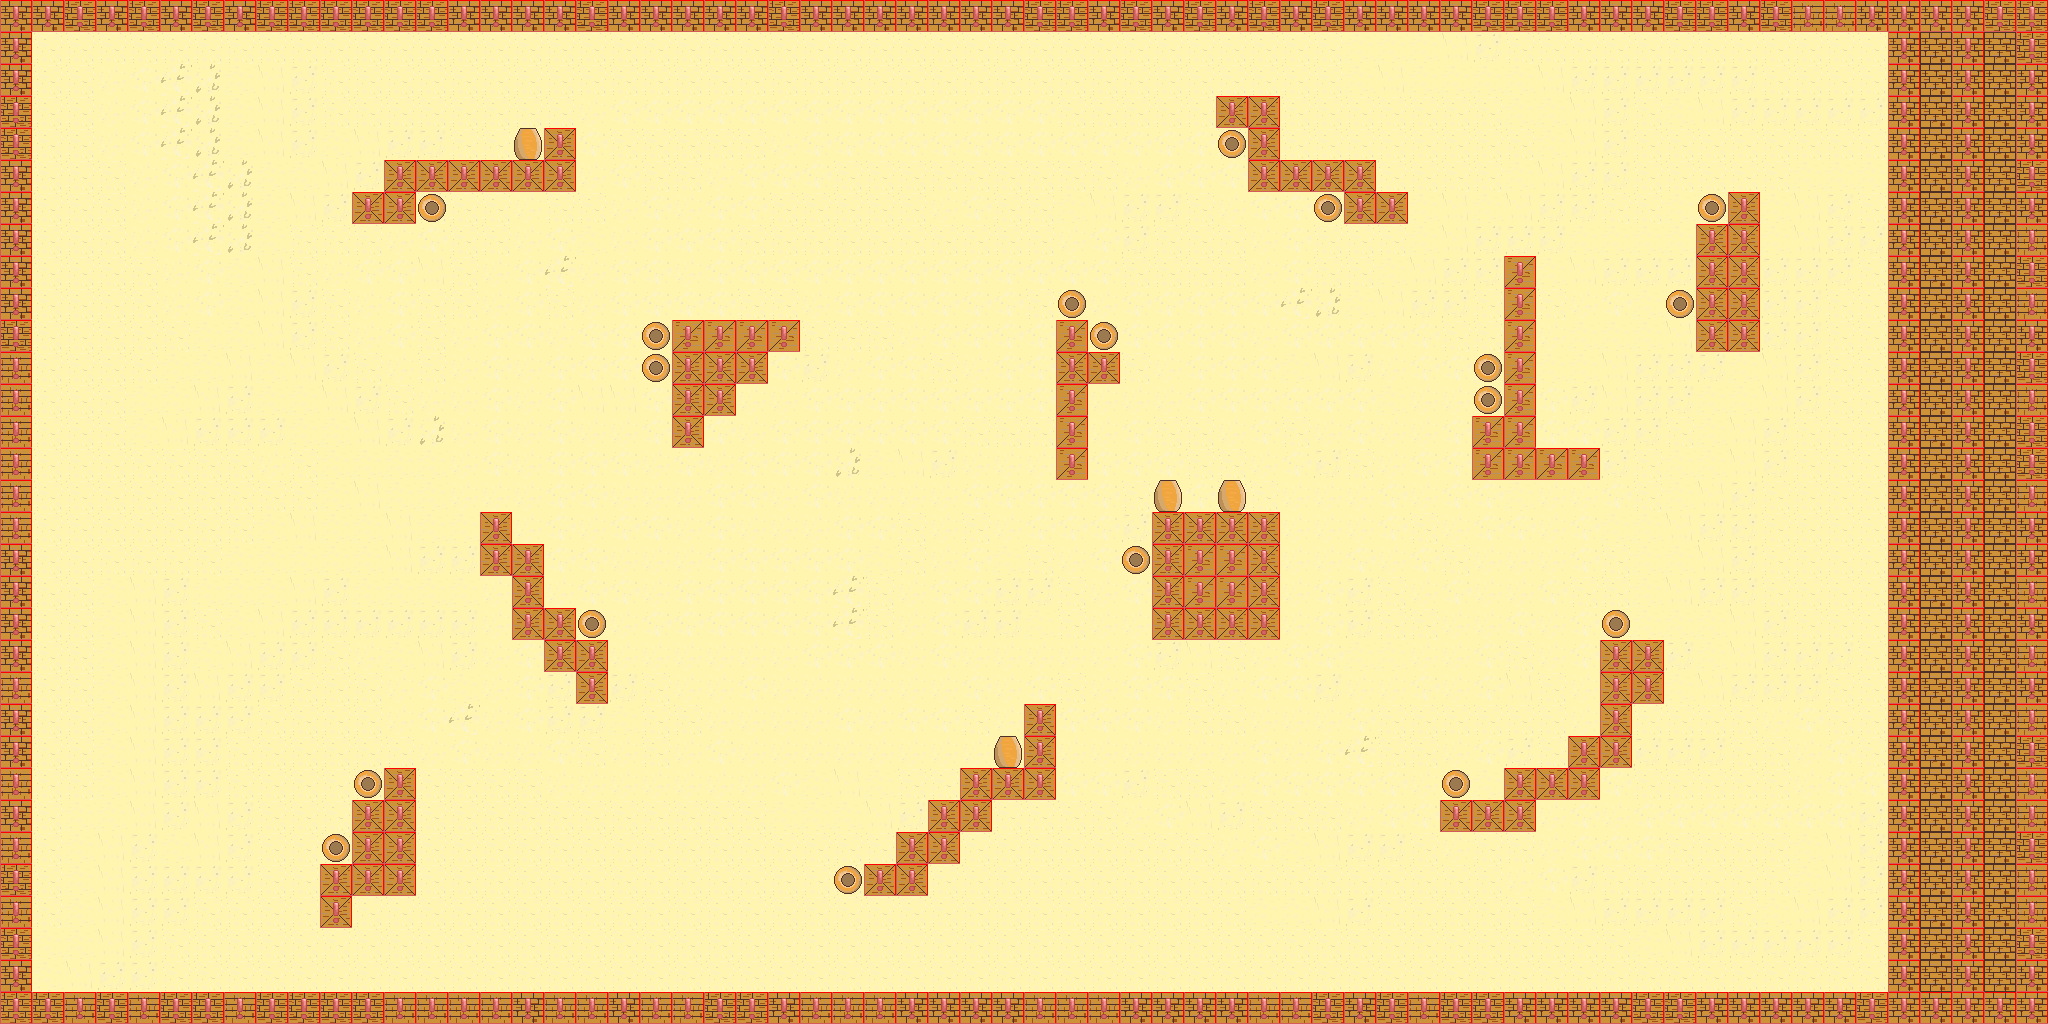

The image is a tile-based game level rendered from a .tmx file. Its description and source (layers, tilesets, objects; grid data summarised) follow:
An orthogonal 64x32 tile map with 32x32 px tiles, 5 tile layers (sand, walls, box, borrows, ...) and 95 objects.

<map version="1.10" tiledversion="1.11.2" orientation="orthogonal" renderorder="right-down" width="64" height="32" tilewidth="32" tileheight="32" infinite="0" nextlayerid="8" nextobjectid="97">
 <editorsettings>
  <export format="json" />
 </editorsettings>
 <tileset firstgid="1" source="basic_joe_tiles.tsx" />
 <layer id="3" name="sand" width="64" height="32">
  <data>[2048 cells, 1860 non-empty, 8 distinct tile ids]</data>
 </layer>
 <layer id="1" name="walls" width="64" height="32">
  <data>[2048 cells, 308 non-empty, 3 distinct tile ids]</data>
 </layer>
 <layer id="4" name="box" width="64" height="32">
  <data>[2048 cells, 112 non-empty, 2 distinct tile ids]</data>
 </layer>
 <layer id="5" name="borrows" width="64" height="32">
  <data>[2048 cells, 22 non-empty, 2 distinct tile ids]</data>
 </layer>
 <objectgroup id="7" name="grass">
  <object id="1" gid="54" x="1024" y="492" width="32" height="32" />
  <object id="2" gid="54" x="1018.67" y="440" width="32" height="32" />
  <object id="3" gid="54" x="966.667" y="373.333" width="32" height="32" />
  <object id="4" gid="54" x="860" y="318.667" width="32" height="32" />
  <object id="5" gid="54" x="826.667" y="528" width="32" height="32" />
  <object id="6" gid="54" x="708" y="661.333" width="32" height="32" />
  <object id="7" gid="54" x="628" y="872" width="32" height="32" />
  <object id="8" gid="54" x="442.667" y="842.667" width="32" height="32" />
  <object id="9" gid="54" x="438.667" y="694.667" width="32" height="32" />
  <object id="10" gid="54" x="353.333" y="493.333" width="32" height="32" />
  <object id="11" gid="54" x="486.667" y="381.333" width="32" height="32" />
  <object id="12" gid="54" x="630.667" y="570.667" width="32" height="32" />
  <object id="13" gid="54" x="789.333" y="548" width="32" height="32" />
  <object id="14" gid="54" x="880" y="686.667" width="32" height="32" />
  <object id="15" gid="54" x="1038.67" y="621.333" width="32" height="32" />
  <object id="16" gid="54" x="1192" y="729.333" width="32" height="32" />
  <object id="17" gid="54" x="1312" y="825.333" width="32" height="32" />
  <object id="18" gid="54" x="1313.33" y="937.333" width="32" height="32" />
  <object id="19" gid="54" x="1440" y="686.667" width="32" height="32" />
  <object id="20" gid="54" x="1370.67" y="610.667" width="32" height="32" />
  <object id="21" gid="54" x="1388" y="424" width="32" height="32" />
  <object id="22" gid="54" x="1445.33" y="336" width="32" height="32" />
  <object id="23" gid="54" x="1308" y="330.667" width="32" height="32" />
  <object id="24" gid="54" x="1248" y="417.333" width="32" height="32" />
  <object id="25" gid="54" x="1314.67" y="528" width="32" height="32" />
  <object id="26" gid="54" x="1192" y="406.667" width="32" height="32" />
  <object id="27" gid="54" x="1146.67" y="282.667" width="32" height="32" />
  <object id="28" gid="54" x="1085.33" y="200" width="32" height="32" />
  <object id="29" gid="54" x="898.667" y="148" width="32" height="32" />
  <object id="30" gid="54" x="844" y="194.667" width="32" height="32" />
  <object id="31" gid="54" x="746.667" y="237.333" width="32" height="32" />
  <object id="32" gid="54" x="629.333" y="193.333" width="32" height="32" />
  <object id="33" gid="54" x="566.667" y="281.333" width="32" height="32" />
  <object id="34" gid="53" x="1374.67" y="885.333" width="32" height="32" />
  <object id="35" gid="53" x="1294.67" y="849.333" width="32" height="32" />
  <object id="36" gid="53" x="1213.33" y="865.333" width="32" height="32" />
  <object id="37" gid="53" x="1257.33" y="766.667" width="32" height="32" />
  <object id="38" gid="53" x="1240" y="724" width="32" height="32" />
  <object id="39" gid="53" x="1173.33" y="749.333" width="32" height="32" />
  <object id="40" gid="53" x="1125.33" y="692" width="32" height="32" />
  <object id="41" gid="53" x="1073.33" y="644" width="32" height="32" />
  <object id="42" gid="53" x="1032" y="645.333" width="32" height="32" />
  <object id="43" gid="53" x="954.667" y="689.333" width="32" height="32" />
  <object id="44" gid="53" x="890.667" y="728" width="32" height="32" />
  <object id="45" gid="53" x="853.333" y="744" width="32" height="32" />
  <object id="46" gid="53" x="822.667" y="686.667" width="32" height="32" />
  <object id="47" gid="53" x="778.667" y="664" width="32" height="32" />
  <object id="48" gid="53" x="734.667" y="685.333" width="32" height="32" />
  <object id="49" gid="53" x="686.667" y="701.333" width="32" height="32" />
  <object id="50" gid="53" x="656" y="653.333" width="32" height="32" />
  <object id="51" gid="53" x="721.333" y="608" width="32" height="32" />
  <object id="52" gid="53" x="778.667" y="597.333" width="32" height="32" />
  <object id="53" gid="53" x="804" y="578.667" width="32" height="32" />
  <object id="54" gid="53" x="844" y="562.667" width="32" height="32" />
  <object id="55" gid="53" x="941.333" y="540" width="32" height="32" />
  <object id="56" gid="53" x="984" y="461.333" width="32" height="32" />
  <object id="57" gid="53" x="969.333" y="417.333" width="32" height="32" />
  <object id="58" gid="53" x="954.667" y="404" width="32" height="32" />
  <object id="59" gid="53" x="906.667" y="384" width="32" height="32" />
  <object id="60" gid="53" x="894.667" y="353.333" width="32" height="32" />
  <object id="61" gid="53" x="897.333" y="312" width="32" height="32" />
  <object id="62" gid="53" x="866.667" y="296" width="32" height="32" />
  <object id="63" gid="53" x="785.333" y="288" width="32" height="32" />
  <object id="64" gid="53" x="733.333" y="285.333" width="32" height="32" />
  <object id="65" gid="53" x="697.333" y="232" width="32" height="32" />
  <object id="66" gid="53" x="641.333" y="230.667" width="32" height="32" />
  <object id="67" gid="53" x="597.333" y="273.333" width="32" height="32" />
  <object id="68" gid="53" x="590.667" y="316" width="32" height="32" />
  <object id="69" gid="53" x="541.333" y="337.333" width="32" height="32" />
  <object id="70" gid="53" x="482.667" y="345.333" width="32" height="32" />
  <object id="71" gid="53" x="449.333" y="380" width="32" height="32" />
  <object id="72" gid="53" x="445.333" y="432" width="32" height="32" />
  <object id="73" gid="53" x="410.667" y="470.667" width="32" height="32" />
  <object id="74" gid="53" x="392" y="520" width="32" height="32" />
  <object id="75" gid="53" x="416" y="608" width="32" height="32" />
  <object id="76" gid="53" x="477.333" y="656" width="32" height="32" />
  <object id="77" gid="53" x="508" y="716" width="32" height="32" />
  <object id="78" gid="53" x="498.667" y="792" width="32" height="32" />
  <object id="79" gid="53" x="494.667" y="846.667" width="32" height="32" />
  <object id="80" gid="53" x="568" y="922.667" width="32" height="32" />
  <object id="81" gid="53" x="678.667" y="916" width="32" height="32" />
  <object id="82" gid="53" x="729.333" y="874.667" width="32" height="32" />
  <object id="83" gid="53" x="684" y="836" width="32" height="32" />
  <object id="84" gid="53" x="622.667" y="821.333" width="32" height="32" />
  <object id="85" gid="53" x="596" y="789.333" width="32" height="32" />
  <object id="86" gid="53" x="642.667" y="741.333" width="32" height="32" />
  <object id="87" gid="52" x="1201.33" y="805.333" width="32" height="32" />
  <object id="88" gid="52" x="1312" y="696" width="32" height="32" />
  <object id="89" gid="52" x="1089.33" y="669.333" width="32" height="32" />
  <object id="90" gid="51" x="1162.67" y="304" width="32" height="32" />
  <object id="91" gid="51" x="1016" y="272" width="32" height="32" />
  <object id="92" gid="51" x="876" y="348" width="32" height="32" />
  <object id="93" gid="51" x="800" y="500" width="32" height="32" />
  </objectgroup>
 <layer id="6" name="collisions" width="64" height="32">
  <data>[2048 cells, 360 non-empty, 1 distinct tile ids]</data>
 </layer>
</map>
<!-- 2 of 95 objects omitted -->
